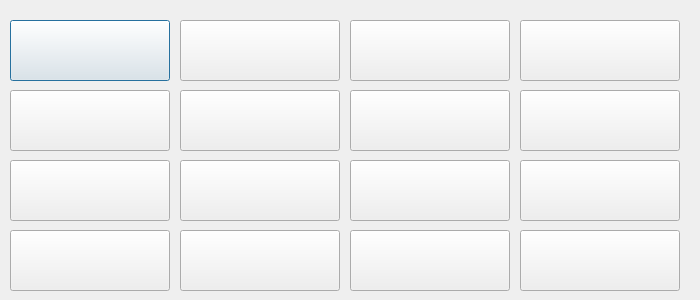
<?xml version="1.0" encoding="UTF-8"?>
<ui version="4.0">
 <class>keyboard</class>
 <widget class="QDialog" name="keyboard">
  <property name="geometry">
   <rect>
    <x>0</x>
    <y>0</y>
    <width>700</width>
    <height>300</height>
   </rect>
  </property>
  <property name="windowTitle">
   <string>Dialog</string>
  </property>
  <widget class="QPushButton" name="btn1">
   <property name="geometry">
    <rect>
     <x>10</x>
     <y>20</y>
     <width>160</width>
     <height>61</height>
    </rect>
   </property>
   <property name="minimumSize">
    <size>
     <width>160</width>
     <height>61</height>
    </size>
   </property>
   <property name="font">
    <font>
     <family>AR PL UKai CN</family>
    </font>
   </property>
   <property name="text">
    <string/>
   </property>
   <property name="flat">
    <bool>false</bool>
   </property>
  </widget>
  <widget class="QPushButton" name="btn2">
   <property name="geometry">
    <rect>
     <x>180</x>
     <y>20</y>
     <width>160</width>
     <height>61</height>
    </rect>
   </property>
   <property name="minimumSize">
    <size>
     <width>160</width>
     <height>61</height>
    </size>
   </property>
   <property name="font">
    <font>
     <family>AR PL UKai CN</family>
    </font>
   </property>
   <property name="text">
    <string/>
   </property>
   <property name="flat">
    <bool>false</bool>
   </property>
  </widget>
  <widget class="QPushButton" name="btn5">
   <property name="geometry">
    <rect>
     <x>180</x>
     <y>90</y>
     <width>160</width>
     <height>61</height>
    </rect>
   </property>
   <property name="minimumSize">
    <size>
     <width>160</width>
     <height>61</height>
    </size>
   </property>
   <property name="font">
    <font>
     <family>AR PL UKai CN</family>
    </font>
   </property>
   <property name="text">
    <string/>
   </property>
  </widget>
  <widget class="QPushButton" name="btn4">
   <property name="geometry">
    <rect>
     <x>10</x>
     <y>90</y>
     <width>160</width>
     <height>61</height>
    </rect>
   </property>
   <property name="minimumSize">
    <size>
     <width>160</width>
     <height>61</height>
    </size>
   </property>
   <property name="font">
    <font>
     <family>AR PL UKai CN</family>
    </font>
   </property>
   <property name="text">
    <string/>
   </property>
  </widget>
  <widget class="QPushButton" name="btn3">
   <property name="geometry">
    <rect>
     <x>350</x>
     <y>20</y>
     <width>160</width>
     <height>61</height>
    </rect>
   </property>
   <property name="minimumSize">
    <size>
     <width>160</width>
     <height>61</height>
    </size>
   </property>
   <property name="font">
    <font>
     <family>AR PL UKai CN</family>
    </font>
   </property>
   <property name="text">
    <string/>
   </property>
  </widget>
  <widget class="QPushButton" name="btn6">
   <property name="geometry">
    <rect>
     <x>350</x>
     <y>90</y>
     <width>160</width>
     <height>61</height>
    </rect>
   </property>
   <property name="minimumSize">
    <size>
     <width>160</width>
     <height>61</height>
    </size>
   </property>
   <property name="font">
    <font>
     <family>AR PL UKai CN</family>
    </font>
   </property>
   <property name="text">
    <string/>
   </property>
  </widget>
  <widget class="QPushButton" name="btn7">
   <property name="geometry">
    <rect>
     <x>10</x>
     <y>160</y>
     <width>160</width>
     <height>61</height>
    </rect>
   </property>
   <property name="minimumSize">
    <size>
     <width>160</width>
     <height>61</height>
    </size>
   </property>
   <property name="font">
    <font>
     <family>AR PL UKai CN</family>
    </font>
   </property>
   <property name="text">
    <string/>
   </property>
  </widget>
  <widget class="QPushButton" name="btn8">
   <property name="geometry">
    <rect>
     <x>180</x>
     <y>160</y>
     <width>160</width>
     <height>61</height>
    </rect>
   </property>
   <property name="minimumSize">
    <size>
     <width>160</width>
     <height>61</height>
    </size>
   </property>
   <property name="font">
    <font>
     <family>AR PL UKai CN</family>
    </font>
   </property>
   <property name="text">
    <string/>
   </property>
  </widget>
  <widget class="QPushButton" name="backbtn">
   <property name="geometry">
    <rect>
     <x>520</x>
     <y>90</y>
     <width>160</width>
     <height>61</height>
    </rect>
   </property>
   <property name="minimumSize">
    <size>
     <width>160</width>
     <height>61</height>
    </size>
   </property>
   <property name="font">
    <font>
     <family>AR PL UKai CN</family>
    </font>
   </property>
   <property name="text">
    <string/>
   </property>
  </widget>
  <widget class="QPushButton" name="btnX">
   <property name="geometry">
    <rect>
     <x>10</x>
     <y>230</y>
     <width>160</width>
     <height>61</height>
    </rect>
   </property>
   <property name="minimumSize">
    <size>
     <width>160</width>
     <height>61</height>
    </size>
   </property>
   <property name="font">
    <font>
     <family>AR PL UKai CN</family>
    </font>
   </property>
   <property name="text">
    <string/>
   </property>
  </widget>
  <widget class="QPushButton" name="btn9">
   <property name="geometry">
    <rect>
     <x>350</x>
     <y>160</y>
     <width>160</width>
     <height>61</height>
    </rect>
   </property>
   <property name="minimumSize">
    <size>
     <width>160</width>
     <height>61</height>
    </size>
   </property>
   <property name="font">
    <font>
     <family>AR PL UKai CN</family>
    </font>
   </property>
   <property name="text">
    <string/>
   </property>
  </widget>
  <widget class="QPushButton" name="okbtn">
   <property name="geometry">
    <rect>
     <x>520</x>
     <y>230</y>
     <width>160</width>
     <height>61</height>
    </rect>
   </property>
   <property name="minimumSize">
    <size>
     <width>160</width>
     <height>61</height>
    </size>
   </property>
   <property name="font">
    <font>
     <family>AR PL UKai CN</family>
    </font>
   </property>
   <property name="text">
    <string/>
   </property>
  </widget>
  <widget class="QPushButton" name="cancelbtn">
   <property name="geometry">
    <rect>
     <x>520</x>
     <y>20</y>
     <width>160</width>
     <height>61</height>
    </rect>
   </property>
   <property name="minimumSize">
    <size>
     <width>160</width>
     <height>61</height>
    </size>
   </property>
   <property name="font">
    <font>
     <family>AR PL UKai CN</family>
    </font>
   </property>
   <property name="text">
    <string/>
   </property>
  </widget>
  <widget class="QPushButton" name="btn0">
   <property name="geometry">
    <rect>
     <x>180</x>
     <y>230</y>
     <width>160</width>
     <height>61</height>
    </rect>
   </property>
   <property name="minimumSize">
    <size>
     <width>160</width>
     <height>61</height>
    </size>
   </property>
   <property name="font">
    <font>
     <family>AR PL UKai CN</family>
    </font>
   </property>
   <property name="text">
    <string/>
   </property>
  </widget>
  <widget class="QPushButton" name="btnwell">
   <property name="geometry">
    <rect>
     <x>350</x>
     <y>230</y>
     <width>160</width>
     <height>61</height>
    </rect>
   </property>
   <property name="minimumSize">
    <size>
     <width>160</width>
     <height>61</height>
    </size>
   </property>
   <property name="font">
    <font>
     <family>AR PL UKai CN</family>
    </font>
   </property>
   <property name="text">
    <string/>
   </property>
  </widget>
  <widget class="QPushButton" name="btnspace">
   <property name="geometry">
    <rect>
     <x>520</x>
     <y>160</y>
     <width>160</width>
     <height>61</height>
    </rect>
   </property>
   <property name="minimumSize">
    <size>
     <width>160</width>
     <height>61</height>
    </size>
   </property>
   <property name="text">
    <string/>
   </property>
  </widget>
 </widget>
 <tabstops>
  <tabstop>btn0</tabstop>
  <tabstop>btn1</tabstop>
  <tabstop>btn2</tabstop>
  <tabstop>btn3</tabstop>
  <tabstop>btn4</tabstop>
  <tabstop>btn5</tabstop>
  <tabstop>btn6</tabstop>
  <tabstop>btn7</tabstop>
  <tabstop>btn8</tabstop>
  <tabstop>btn9</tabstop>
  <tabstop>btnX</tabstop>
  <tabstop>btnwell</tabstop>
  <tabstop>okbtn</tabstop>
  <tabstop>cancelbtn</tabstop>
  <tabstop>backbtn</tabstop>
 </tabstops>
 <resources/>
 <connections/>
</ui>
